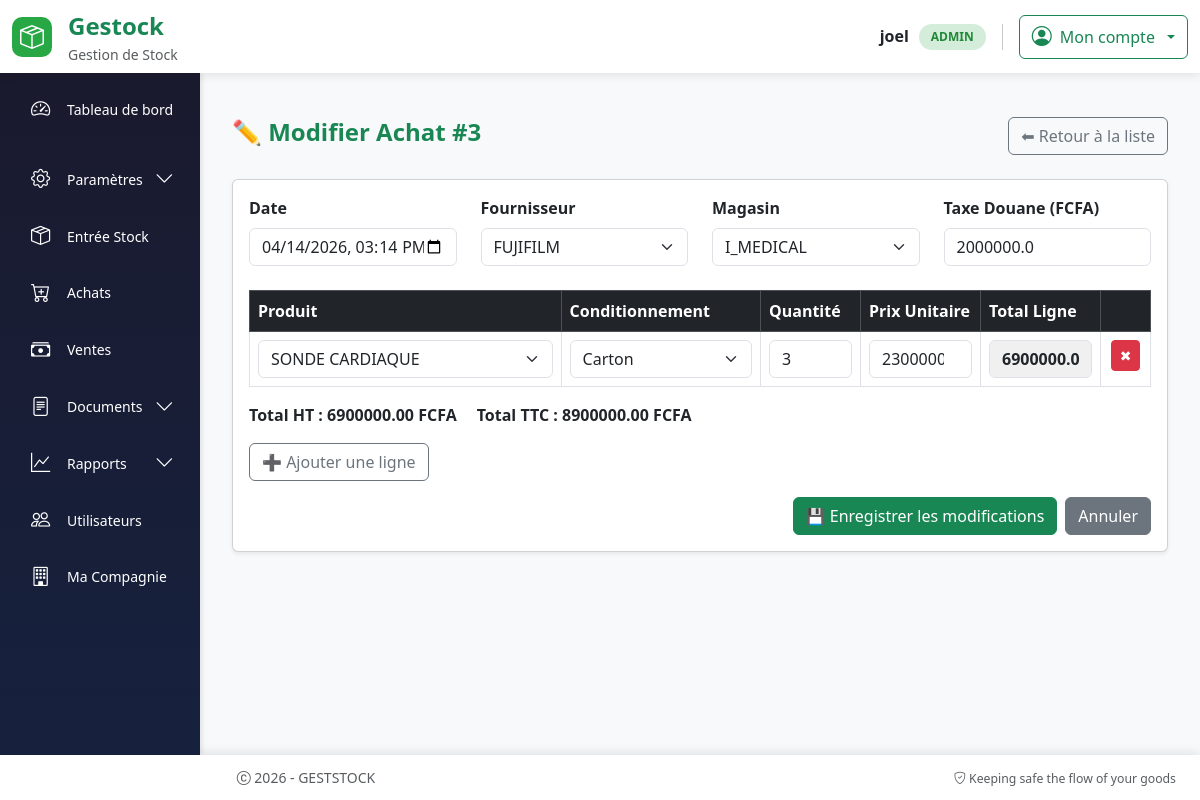
Page /achat/modifier/3 (signed in) on the earlier database version.
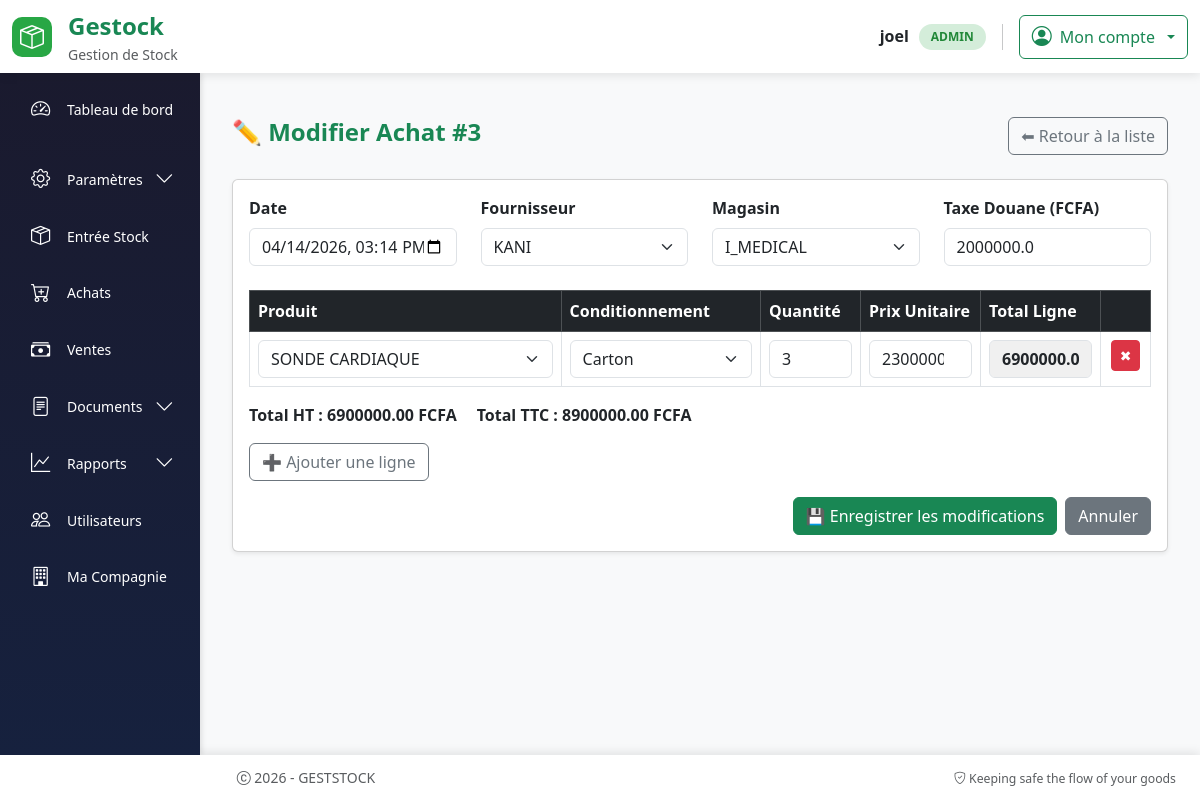
Same page on the later database version.
### models.py (models this page shows, shortened)
class Achat(db.Model):
    id = db.Column(db.Integer, primary_key=True)
    date_achat = db.Column(db.DateTime, default=datetime.utcnow)
    magasin_id = db.Column(db.Integer, db.ForeignKey("magasin.id"), nullable=False)
    taxe_douane = db.Column(db.Float, default=0)
    total_ht = db.Column(db.Float, default=0)
    total_ttc = db.Column(db.Float, default=0)
    magasin = db.relationship("Magasin")
    fournisseur_id = db.Column(
        db.Integer,
        db.ForeignKey("fournisseur.id", name="fk_achat_fournisseur_id"),
        nullable=False
    )
    fournisseur = db.relationship("Fournisseur", back_populates="achats")
    lignes = db.relationship(
        "LigneAchat",
        back_populates="achat",
        cascade="all, delete-orphan"
    )

class Fournisseur(db.Model):
    id = db.Column(db.Integer, primary_key=True)
    compagnie = db.Column(db.String(100), nullable=True)
    nom_fournisseur = db.Column(db.String(100), nullable=False)
    telephone = db.Column(db.String(30))
    adresse = db.Column(db.String(255))
    email = db.Column(db.String(100), nullable=True)
    achats = db.relationship(
        "Achat",
        back_populates="fournisseur",
        cascade="all, delete-orphan"
    )

class Magasin(db.Model):
    id = db.Column(db.Integer, primary_key=True)
    nom = db.Column(db.String(120), unique=True, nullable=False)
    stocks = db.relationship("Stock", backref="magasin", lazy=True)
    achats = db.relationship(
        "Achat",
        back_populates="magasin",
        cascade="all, delete-orphan"
    )

### routes.py (the view)
@app.route("/achat/modifier/<int:id>", methods=["GET"])
@login_required
def modifier_achat(id):
    achat = Achat.query.get_or_404(id)
    fournisseurs = Fournisseur.query.all()
    magasins = Magasin.query.all()
    produits = Produit.query.all()
    return render_template(
        "modifier_achat.html",
        achat=achat,
        fournisseurs=fournisseurs,
        magasins=magasins,
        produits=produits,
        now=datetime.now()
    )

### app.py (called while the page is built)
@app.after_request
def close_db_connection(response):
    try:
        db.session.close()
    except:
        pass
    return response

### routes.py (called while the page is built)
@app.after_request
def disable_cache(response):
    response.headers["Cache-Control"] = "no-store, no-cache, must-revalidate, private"
    response.headers["Pragma"] = "no-cache"
    response.headers["Expires"] = "0"
    return response

@login_manager.user_loader
def load_user(user_id):
    return User.query.get(int(user_id))

@app.context_processor
def utility_processor():
    def is_active(prefix):
        return request.endpoint and prefix in request.endpoint
    def has_role(*roles):
        if not current_user.is_authenticated:
            return False
        return current_user.role in roles
    def current_route():
        """Retourne le nom de la route actuelle"""
        return request.endpoint
    return dict(
        is_active=is_active,
        has_role=has_role,
        current_route=current_route
    )

### templates/modifier_achat.html (shortened to what the changed rows need)
{% extends "base.html" %}
{% block content %}
<div class="container mt-4">
    <div class="d-flex justify-content-between align-items-center mb-4">
        <h4 class="fw-bold text-success">
            ✏️ Modifier Achat #{{ achat.numero or achat.id }}
        </h4>
        <a href="{{ url_for('nouveau_achat') }}" class="btn btn-outline-secondary">
            ⬅ Retour à la liste
        </a>
    </div>
    <div class="card shadow-sm">
        <div class="card-body">
            <form method="post" action="{{ url_for('update_achat', id=achat.id) }}">
                <div class="row mb-4">
                    <div class="col-md-3">
                        <label class="form-label fw-bold">Date</label>
                        <input type="datetime-local"
                               name="date_achat"
                               class="form-control"
                               value="{{ achat.date_achat.strftime('%Y-%m-%dT%H:%M') }}"
                               required>
                    </div>
                    <div class="col-md-3">
                        <label class="form-label fw-bold">Fournisseur</label>
                        <select name="fournisseur_id" class="form-select" required>
                            {% for f in fournisseurs %}
                                <option value="{{ f.id }}"
                                    {% if f.id == achat.fournisseur_id %}selected{% endif %}>
                                    {{ f.nom_fournisseur }}
                                </option>
                            {% endfor %}
                        </select>
                    </div>
                    <div class="col-md-3">
                        <label class="form-label fw-bold">Magasin</label>
                        <select name="magasin_id" class="form-select" required>
                            {% for m in magasins %}
                                <option value="{{ m.id }}"
                                    {% if m.id == achat.magasin_id %}selected{% endif %}>
                                    {{ m.nom }}
                                </option>
                            {% endfor %}
                        </select>
                    </div>
                    <div class="col-md-3">
                        <label class="form-label fw-bold">Taxe Douane (FCFA)</label>
                        <input type="number"
                               step="0.01"
                               name="taxe_douane"
                               id="taxeDouane"
                               class="form-control"
                               value="{{ achat.taxe_douane }}">
                    </div>
                </div>
                <div class="table-responsive">
                    <table class="table table-bordered" id="lignesTable">
                        <thead class="table-dark">
                            <tr>
                                <th>Produit</th>
                                <th>Conditionnement</th>
                                <th width="100">Quantité</th>
                                <th width="120">Prix Unitaire</th>
                                <th width="120">Total Ligne</th>
                                <th width="50"></th>
                            </tr>
                        </thead>
                    </table>
                </div>
            </form>
        </div>
    </div>
</div>
{% endblock %}

Differences in the rows shown:
changed through a linked row, Achat "I_MEDICAL": fournisseur_id "FUJIFILM" → "KANI"
